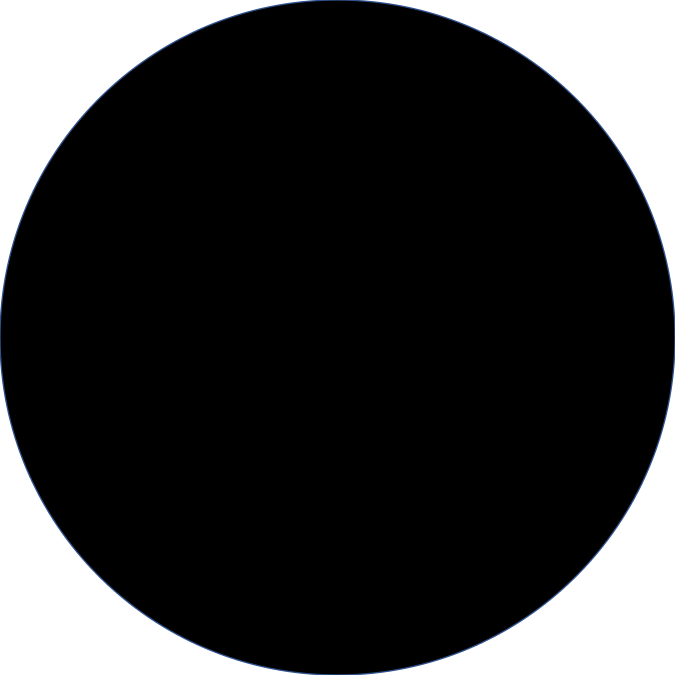
#> input picture Circle_CROP.png, 2025 x 2025 px (shown at 1/3 size)
$ python Stroma_tumor_algorithm_FINAL.py   (older library calls are emulated)
#> lines starting #> are read from the running program, lines starting #| are printed output that depends on the picture
"""
Author: Yuri Tolkach

For non-commercial, academic research use only

(c) Yuri Tolkach
"""

import os
import statistics

import numpy as np
from PIL import Image, ImageOps
import cv2
import statistics as st

###PATHES
DIR_PATH_MASK = './mask_tsr_final/' #png 1-layer pixel-wise class maps
DIR_PATH_ORIGINAL = './overlay_tsr_final/' #overlay image from model inference
DIR_OUTPUT = './01_1000_TU0.1_TIS_0.95_BACK0.1_NECR0.2_MUC0.3/'
FILE_OUTPUT = 'BATCH_NAME'

'''
All masks with pixel-wise class information are standardized with regard to MPP (=1.0).
It is good as we do not need to account for different mpps.

Overlays are generated with downsample of 8x.
Therefore they are approximately 5x, ca. MPP=2.0
Based on this we can calculate ideal size of region from overlays.
E.g., good size of patch will be 500 px in overlay (at mpp=2.0)
This is 1000 mkm or 1 mm.

At mpp=1.0 in mask the patch size will be 1000 px.
'''

### PARAMETERS
P_S = 1000 #It is region size for analysis of tumor/stroma ratio.
OVERLAP = 0.3 #Overlap of single patches to make smooth transitions.
THR_PATCH_TU = 0.1 #Threshold to trigger patch analysis (content of tumor).
THR_PATCH_TARG_TIS = 0.95 #Threshold to trigger patch analysis (content of tumor and stroma, patch should normally contain
# only these two classes).
THR_BACK = 0.1
THR_NECR = 0.2
THR_MUCIN = 0.3

### CODE
CODE_TU = 1
CODE_STR = 3
CODE_MUCIN = 10
CODE_BACK = 11
CODE_NECR = 8

### FLAGS
CIRCLE_FLAG = True
OVERLAY_ON_TUMOR_FLAG = False
OVERLAY_ON_TUMOR_STR_FLAG = True

##############################################################
#SCRIPT


#Prepare circle

circle = Image.open('Circle_CROP.png')
#> circle is the input picture: PIL image 2025x2025 RGB; mean R, G, B 54.2, 54.4, 54.8
circe_res = circle.resize((P_S,P_S))
circle_res_np = np.array(circe_res)
circle_res_np_bool = circle_res_np > 0

test_D_L = Image.open('Test_D_L.png')
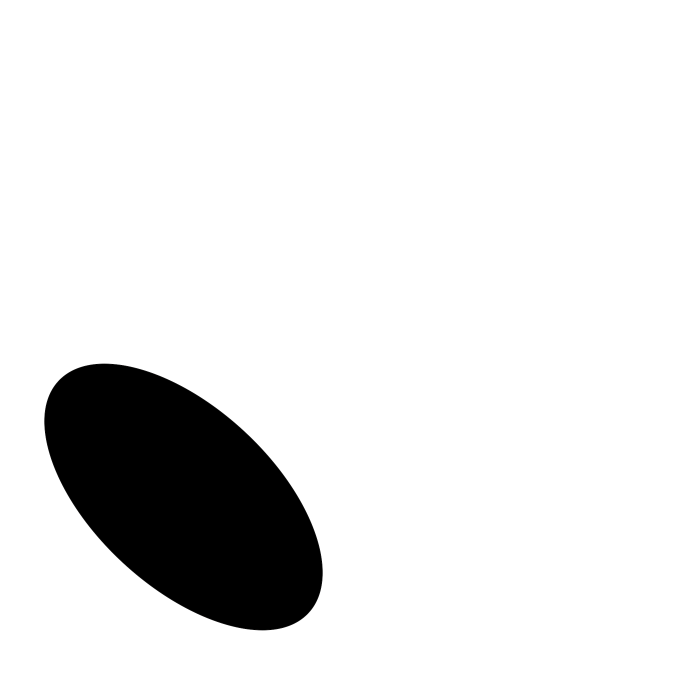
#> input picture Test_D_L.png, 2025 x 2025 px (shown at 1/3 size)
#> test_D_L is the input picture: PIL image 2025x2025 RGB; mean R, G, B 228.1, 228.1, 228.1
test_D_L = test_D_L.resize((P_S,P_S))
#> test_D_L: PIL image 1000x1000 RGB
test_D_L = np.array(test_D_L)
test_D_L = test_D_L > 0
#> test_D_L: shape (1000, 1000, 3) bool

test_D_R = Image.open('Test_D_R.png')
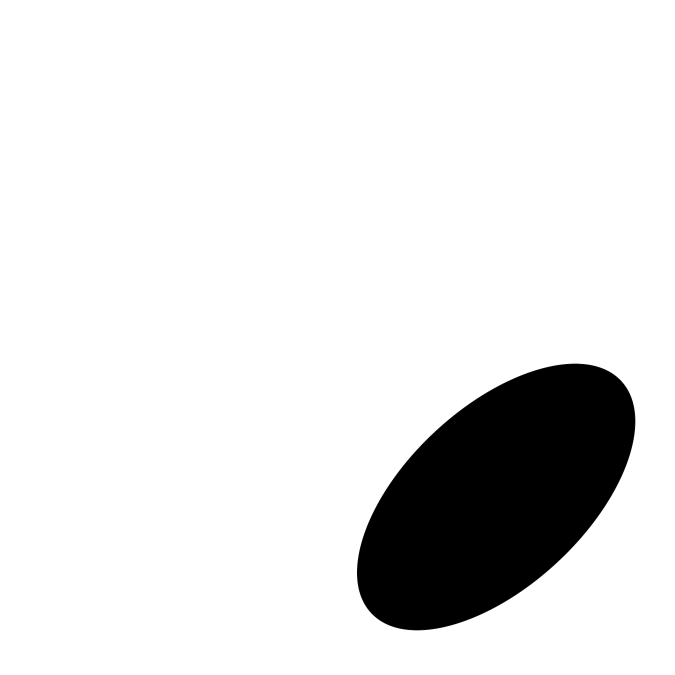
#> input picture Test_D_R.png, 2025 x 2025 px (shown at 1/3 size)
#> test_D_R is the input picture: PIL image 2025x2025 RGB; mean R, G, B 228.1, 228.1, 228.1
test_D_R = test_D_R.resize((P_S,P_S))
#> test_D_R: PIL image 1000x1000 RGB
test_D_R = np.array(test_D_R)
test_D_R = test_D_R > 0
#> test_D_R: shape (1000, 1000, 3) bool

test_U_L = Image.open('Test_U_L.png')
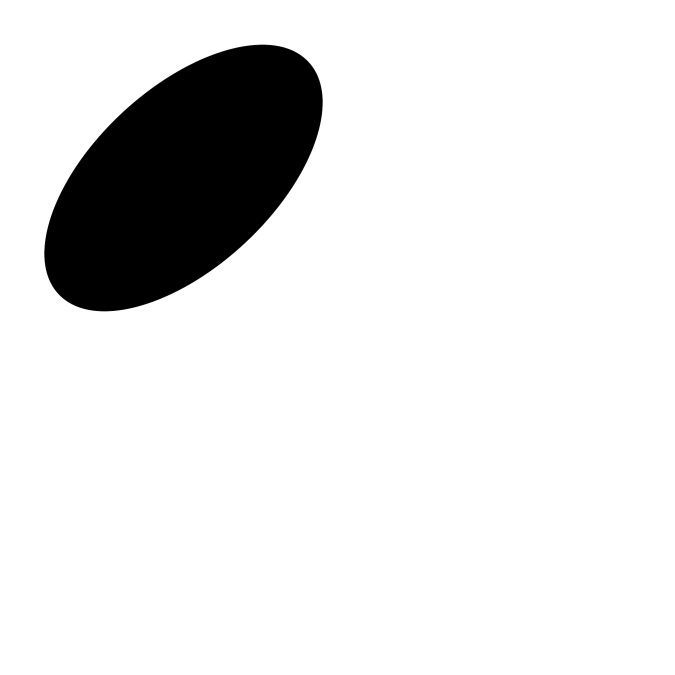
#> input picture Test_U_L.png, 2025 x 2025 px (shown at 1/3 size)
#> test_U_L is the input picture: PIL image 2025x2025 RGB; mean R, G, B 228.1, 228.1, 228.1
test_U_L = test_U_L.resize((P_S,P_S))
#> test_U_L: PIL image 1000x1000 RGB
test_U_L = np.array(test_U_L)
test_U_L = test_U_L > 0
#> test_U_L: shape (1000, 1000, 3) bool

test_U_R = Image.open('Test_U_R.png')
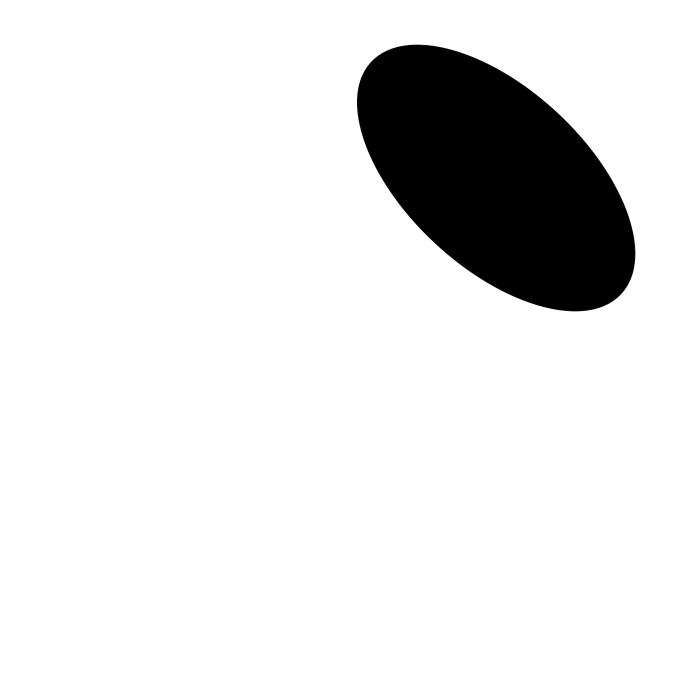
#> input picture Test_U_R.png, 2025 x 2025 px (shown at 1/3 size)
#> test_U_R is the input picture: PIL image 2025x2025 RGB; mean R, G, B 228.1, 228.1, 228.1
test_U_R = test_U_R.resize((P_S,P_S))
#> test_U_R: PIL image 1000x1000 RGB
test_U_R = np.array(test_U_R)
test_U_R = test_U_R > 0
#> test_U_R: shape (1000, 1000, 3) bool


#Read mask images from the folder
#> (the run stopped early here; a loop or call above may not have finished)
